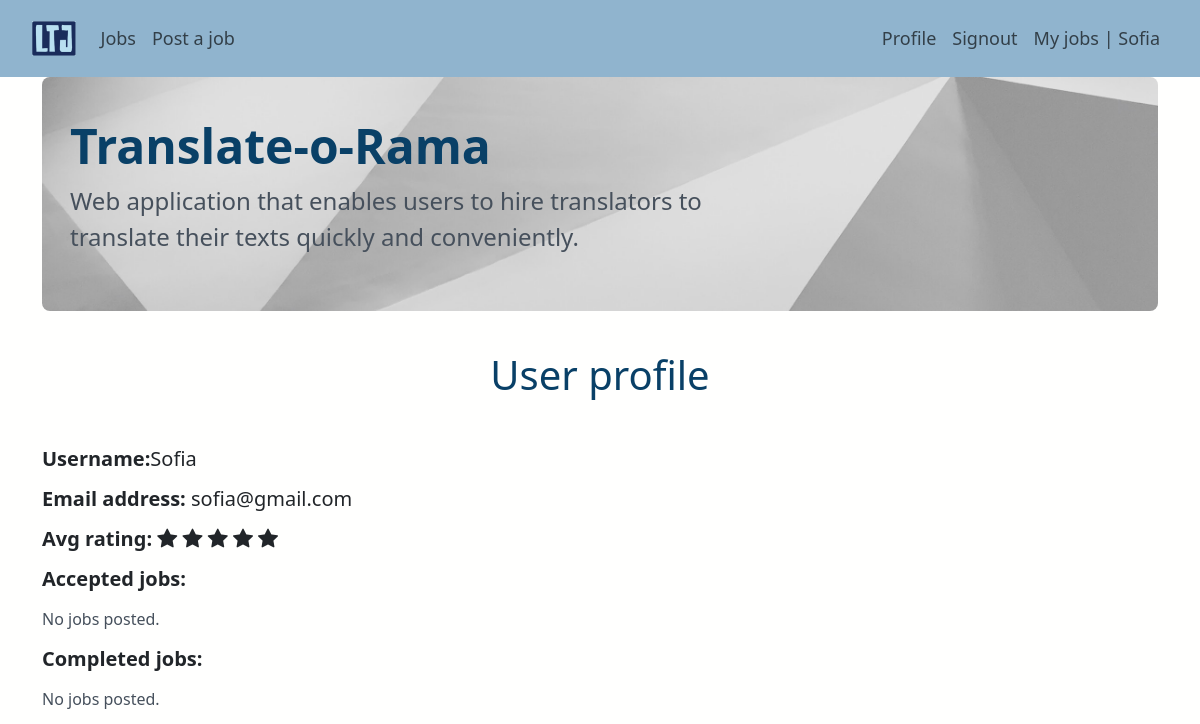
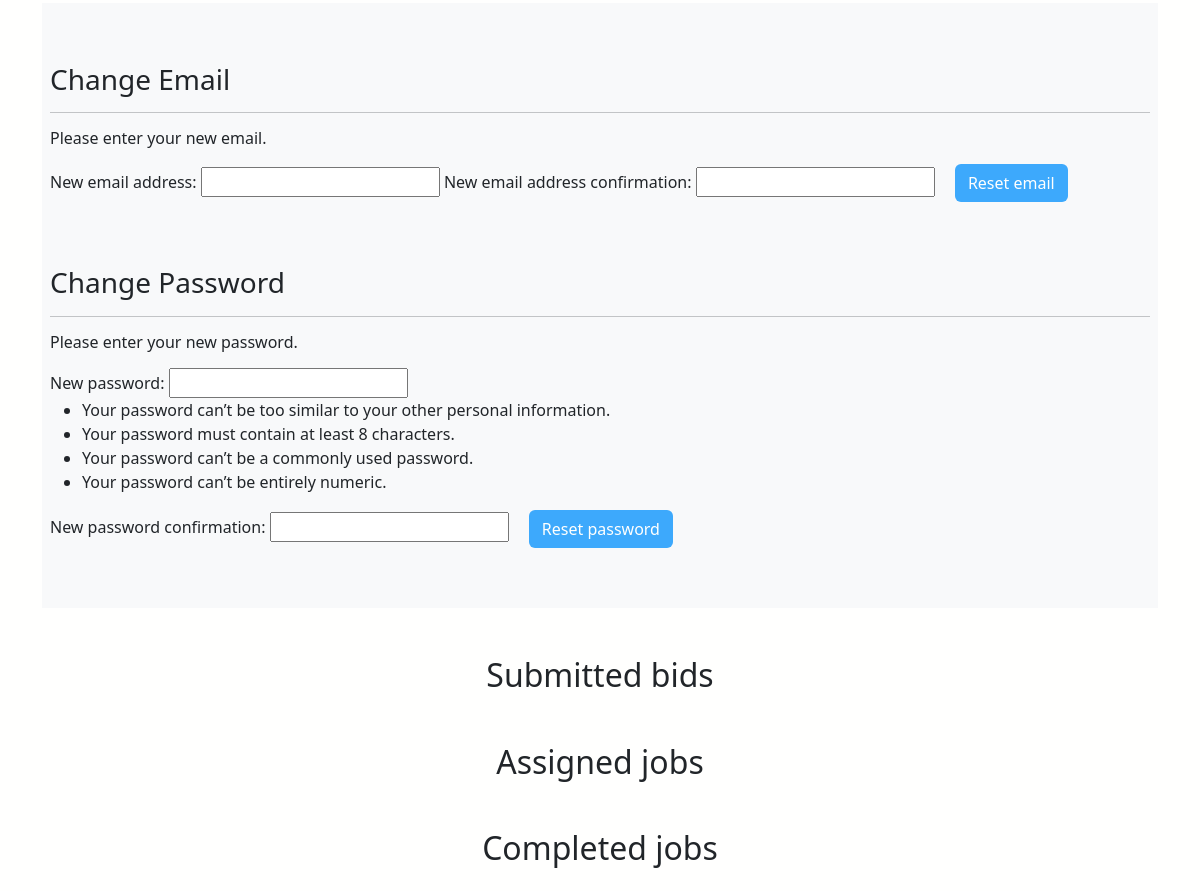
The page /profile/2 (signed in) on the database as committed earlier (2 pictures, top to bottom).
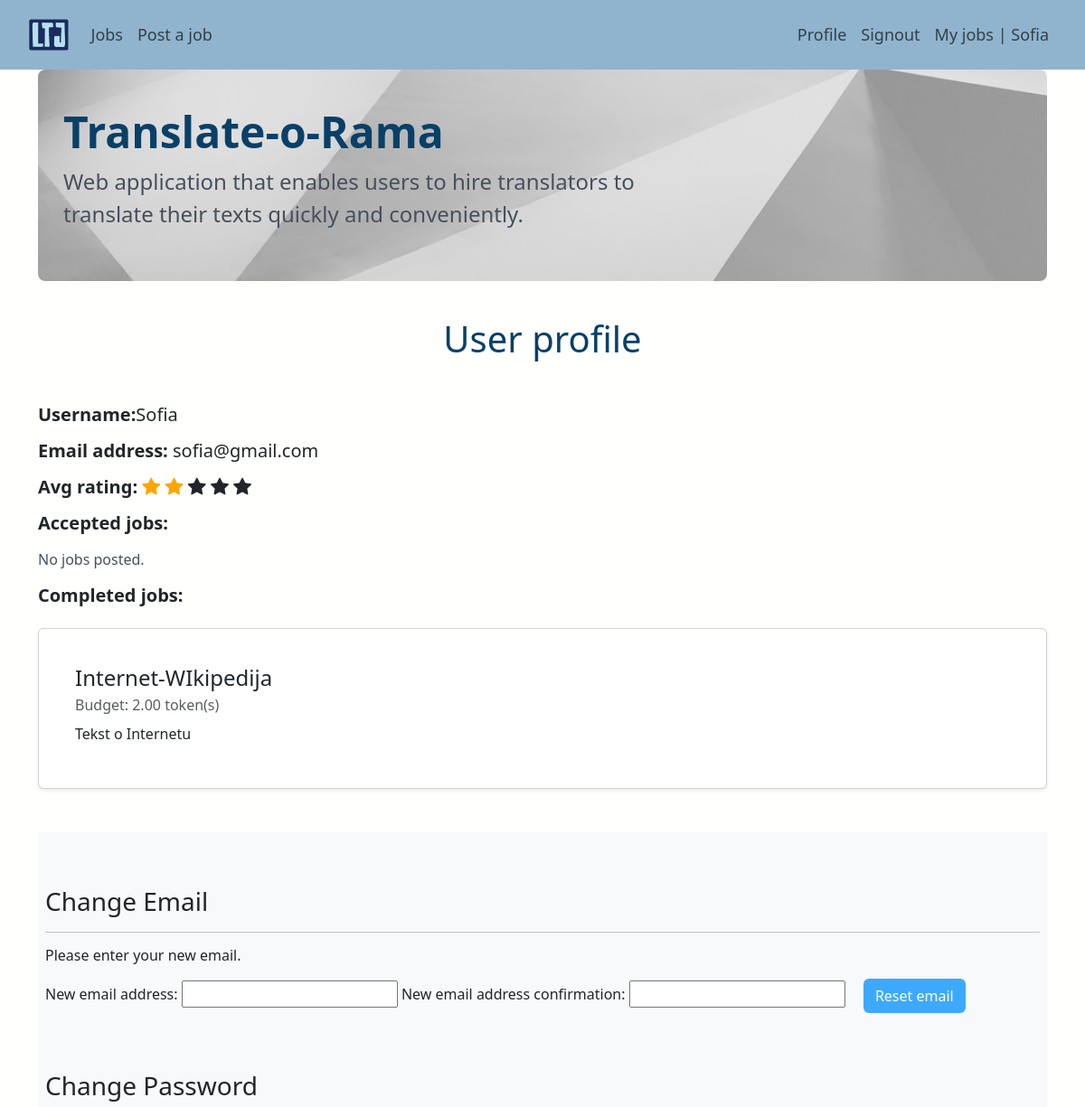
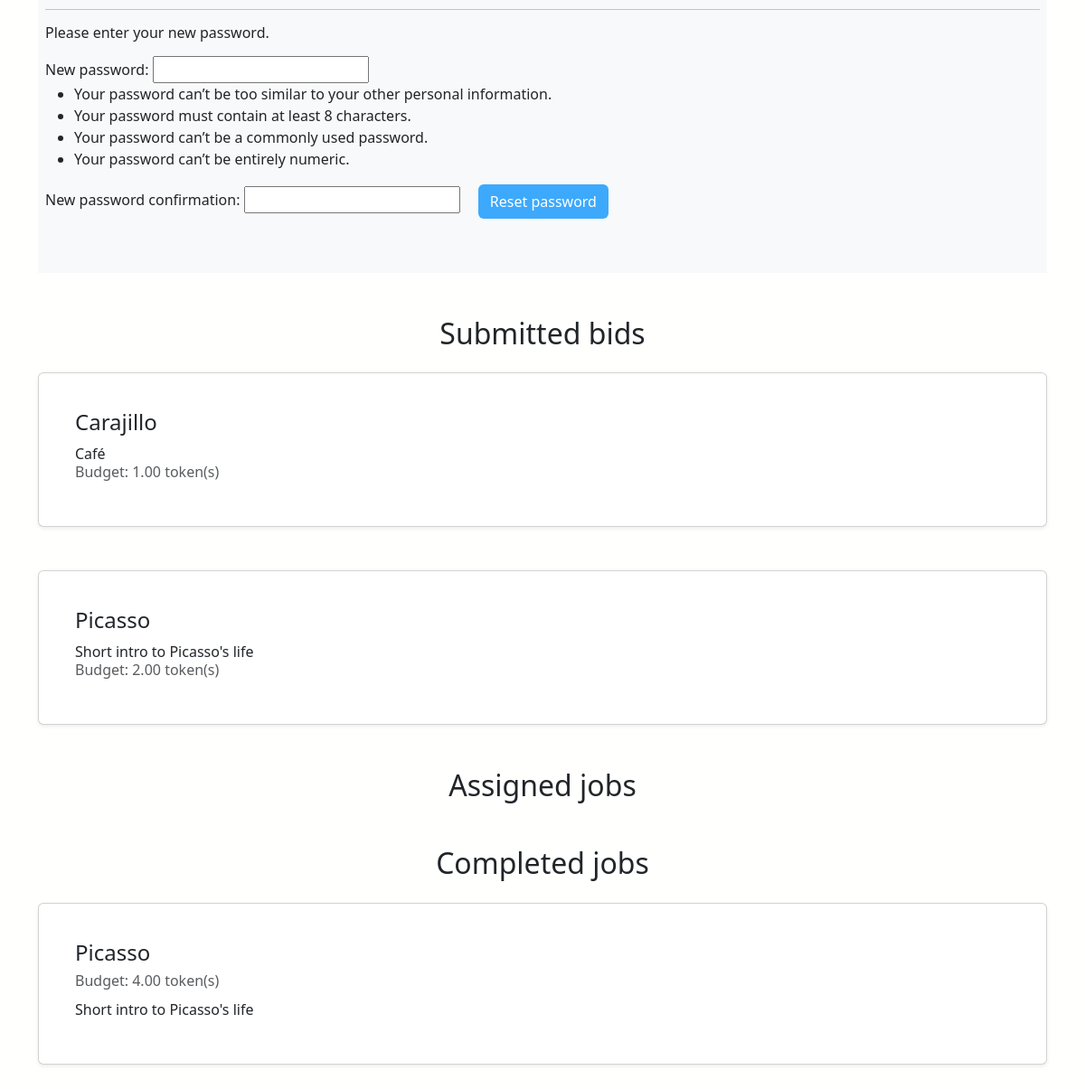
The same page on the database as committed later (2 pictures, top to bottom).
### app/models.py (models this page shows, shortened)
class Job(models.Model):
    user = models.ForeignKey(User, on_delete=models.CASCADE, related_name="user")
    title = models.TextField(blank=False, unique=True)
    description = models.TextField(blank=False)
    source_language = models.TextField(blank=False)
    target_language = models.TextField(blank=False)
    job_field = models.CharField(
        max_length=15,
        choices=JobField.JOB_CHOICES,
        default=JobField.LITERATURE,
    )
    budget = models.DecimalField(max_digits=10, decimal_places=2, default=0.0)
    text = models.TextField(blank=False)
    assigned_to = models.ForeignKey(
        "JobBid",
        on_delete=models.CASCADE,
        blank=True,
        null=True,
        related_name="assigned_to",
    )
    is_assigned = models.BooleanField(default=False)
    is_completed = models.BooleanField(default=False)
    translator = models.ForeignKey(
        User,
        on_delete=models.SET_NULL,
        blank=True,
        null=True,
        related_name="set_as_translator_of_job",
    )
    translation = models.TextField(blank=True, null=True)
    dispute = models.ForeignKey(
        Dispute,
        on_delete=models.SET_NULL,
        blank=True,
        null=True,
        related_name="dispute_for_completed_job",
    )

class JobBid(models.Model):
    bid_user = models.ForeignKey(User, on_delete=models.CASCADE, related_name="bider")
    job = models.ForeignKey(Job, on_delete=models.CASCADE)
    bid = models.DecimalField(max_digits=10, decimal_places=2, default=0.0)

### app/views.py (the view)
# urls.py: path("profile/<int:user_id>", views.profile, name="profile"),
@login_required()
def profile(request, user_id):
    user = request.user
    user_from_job = User.objects.get(pk=user_id)
    email_form = EmailChangeForm(user)
    password_form = SetPasswordForm(user)
    accepted_jobs = Job.objects.filter(
        Q(user=user_from_job), Q(is_assigned=True), Q(is_completed=False)
    )  # jobs that are from user
    completed_jobs = Job.objects.filter(Q(user=user_from_job), Q(is_completed=True))
    translators_bid = JobBid.objects.filter(Q(bid_user=user_from_job))
    translator_assigned_jobs = Job.objects.filter(
        Q(translator=user_from_job), Q(is_assigned=True), Q(is_completed=False)
    )  # jobs that are NOT from user
    translator_completed_jobs = Job.objects.filter(
        Q(translator=user_from_job), Q(is_completed=True)
    )
    rating = user_from_job.userprofile.average_rating()
    context = {
        "user": user,
        "user_from_jobs": user_from_job,
        "email_form": email_form,
        "password_form": password_form,
        "accepted_jobs": accepted_jobs,
        "completed_jobs": completed_jobs,
        "translator_bids": translators_bid,
        "translator_assigned_jobs": translator_assigned_jobs,
        "translator_completed_jobs": translator_completed_jobs,
        "rating": rating,
    }
    return render(request, "app/profile.html", context)

### app/forms.py (shortened to what this page needs)
class EmailChangeForm(forms.Form):
    error_messages = {
        "email_mismatch": ("The two email addresses fields didn't match."),
        "not_changed": ("The email address is the same as the one already defined."),
    }
    new_email1 = forms.EmailField(
        label=("New email address"),
        widget=forms.EmailInput,
    )
    new_email2 = forms.EmailField(
        label=("New email address confirmation"),
        widget=forms.EmailInput,
    )
    def __init__(self, user, *args, **kwargs):
        self.user = user
        super(EmailChangeForm, self).__init__(*args, **kwargs)

class SetPasswordForm(SetPasswordForm):
    class Meta:
        model = get_user_model()
        fields = ["new_password1", "new_password2"]

### app/models.py (called while the page is built)
    def average_rating(self) -> float:
        return (
            Rating.objects.filter(translator=self.user).aggregate(Avg("rating"))[
                "rating__avg"
            ]
            or 0
        )

### app/templates/app/profile.html (shortened to what this page needs)
{% extends 'app/base.html' %}
{% block content %}
    <h1 class="text-center mb-5 mt-3">User profile</h1>
    <h5 class="mb-3"><b>Username:</b>{{ user_from_jobs.username }}</h5>
    <h5 class="mb-3"><b>Email address:</b> {{ user_from_jobs.email }}</h5>
    {% if user_from_jobs.userprofile.is_translator %}
        <h5 class="mb-3"><b>Avg rating:</b>
            <span class="bi bi-star-fill {% if rating > 0 %} checked {% endif %}"></span>
            <span class="bi bi-star-fill {% if rating > 1 %} checked {% endif %}"></span>
            <span class="bi bi-star-fill {% if rating > 2 %} checked {% endif %}"></span>
            <span class="bi bi-star-fill {% if rating > 3 %} checked {% endif %}" ></span>
            <span class="bi bi-star-fill {% if rating > 4 %} checked {% endif %}"></span>
        </h5>
    {% endif %}
    <h5 class="mb-3"><b>Accepted jobs:</b></h5>
    {% for accepted_job in accepted_jobs %}
        {% include 'includes/job_card.html' with job=accepted_job %}
        {% empty %}
        <p >
          No jobs posted.
        </p>
    {% endfor %}
    <h5 class="mb-3"><b>Completed jobs:</b></h5>
    {% for completed_job in completed_jobs %}
        {% include 'includes/job_card.html' with job=completed_job %}
        {% empty %}
        <p >
          No jobs posted.
        </p>
    {% endfor %}
    {% if user.id == user_from_jobs.id %}
    <div class="bg-light py-1 my-3">
        <div class="form-group">
            {% block email_new %}
                {% include 'app/email_change.html' with form=email_form %}
            {% endblock%}
        </div>
        <div class="form-group">
            {% block password_new %}
                {% include 'app/password_change.html' with form=password_form %}
            {% endblock%}
        </div>
    </div>
    {% endif %}
    {% if user.userprofile.is_translator %}
        {% if user_from_jobs == user %}
            <h2 class="text-center mt-5 mb-4">Submitted bids</h2>
            {% for bid in translator_bids %}
                {% include 'includes/bid_form.html' with job_bid=bid %}
            {% endfor %}
            <h2 class="text-center mt-5 mb-4">Assigned jobs</h2>
            <h2 class="text-center mt-5 mb-4">Completed jobs</h2>
            {% for c_job in translator_completed_jobs %}
                {% include 'includes/job_card.html' with job=c_job %}
            {% endfor %}
        {% endif %}
    {% endif %}
{% endblock %}

### app/templates/app/base.html (shortened to what this page needs)
<!DOCTYPE html>
{% load static %}
<html>
  <head>
    <link href="https://cdn.jsdelivr.net/npm/bootstrap@5.3.0-alpha1/dist/css/bootstrap.min.css" rel="stylesheet">
    <link rel="stylesheet" href="https://cdn.jsdelivr.net/npm/bootstrap-icons@1.10.3/font/bootstrap-icons.css">
    <link rel="stylesheet" href="{% static 'app/css/base.css' %}">
  </head>
  <body>
    <nav class="navbar navbar-expand-lg">
        <div class="container-fluid  p-2 ms-4 me-4">
            <a class="navbar-brand" href="{% url 'home_path' %}"><img class="logo" src="../../static/app/images/p-logo.webp"></a>
            <div class="collapse navbar-collapse" id="navbarText">
              {% if user.is_authenticated %}
                <ul class="navbar-nav me-auto mb-2 mb-lg-0">
                  <li class="nav-item">
                      <a class="nav-link" aria-current="page" href="{% url 'app:jobs' %}">Jobs</a>
                  </li>
                    <li class="nav-item">
                    <a class="nav-link" href="{% url 'app:post_job' %}">Post a job</a>
                    </li>
                </ul>
                <ul class="navbar-nav ms-auto mb-2 mb-lg-0">
                    <li class="nav-item">
                      <a class="nav-link" href="{% url 'app:profile' user.id %}">Profile</a>
                    </li>
                    <li class="nav-item">
                      <a class="nav-link" href="{% url 'logout' %}"> Signout</a>
                    </li>
                    <li class="nav-item">
                      <a class="nav-link" href="{% url 'app:dashboard' %}"> My jobs | {{user.username}}</a>
                    </li>
              {% endif %}
            </ul>
          </div>
        </div>
    </nav>
    <div class="content container">
      <div class="row">
        <div class="col-md-12">
            <div class="p-3 mb-4 rounded-3  jumbotron-container">
                <div class="container-fluid py-4">
                    <h1 class="display-5 fw-bold">Translate-o-Rama</h1>
                    <p class="col-md-8 fs-4">Web application that enables users to hire translators to translate their texts quickly and conveniently.</p>
                </div>
            </div>
        </div>
      </div>
      <div class="row">
        <div class="col-md-12">
          {% block content %}
          {% endblock %}
        </div>
      </div>
    </div>
  </body>
</html>

### app/templates/includes/job_card.html
<div class="card my-4 shadow-sm p-3 mb-5  rounded">
  <div class="card-body m-2">
    <div class="row">
      <h4 class="card-title">{{ job.title }}</h4>
    </div>
    <div class="card-subtitle mb-2 text-muted">Budget: {{ job.budget }} token(s)</div>
    <div class="card-text mb-2">{{ job.description }}</div>
  </div>
</div>

### app/templates/app/email_change.html (shortened to what this page needs)
{% load widget_tweaks %}
    <div class="content-section mt-5 mb-5 p-2">
        <h3>Change Email</h3><hr>
        <p class="h6 mb-3">Please enter your new email.</p>
        <form action="{% url 'app:new_email' user.id %}" method="POST">
            {{ email_form }}
            <button class="btn custom-btn ms-3" type="submit">Reset email</button>
        </form>
    </div>

### app/templates/app/password_change.html (shortened to what this page needs)
{% load widget_tweaks %}
    <div class="content-section mt-5 mb-5 p-2 ">
        <h3>Change Password</h3><hr>
        <p class="h6 mb-3">Please enter your new password.</p>
        <form action="{% url 'app:new_password' user.id %}" method="POST">
            {{ password_form }}
            <button class="btn custom-btn ms-3" type="submit">Reset password</button>
        </form>
    </div>

### app/templates/includes/bid_form.html
<div class="card my-4 shadow-sm p-3 mb-5">
    <div class="card-body m-2">
      <h4 class="card-title">{{ job_bid.job.title }}</h4>
      <div class="card-text">{{ job_bid.job.description }}</div>
      <div class="card-subtitle mb-2 text-muted">Budget: {{ job_bid.bid }} token(s)</div>
    </div>
  </div>

### app/static/app/css/base.css (style rules this page uses)
body { background-color: #fffffe; }
h1 { color: #094067; }
p { color: #46505C; }
nav { background-color: #90b4ce; color: #2A3139; }
.nav-link { font-size: 18px !important; }
.jumbotron-container { background-image: url("../images/background2.jpg"); background-size: cover; }
.custom-btn { background-color: #3da9fc; color: #fffffe; }
.logo { max-height: 35px; }

### app/templates/app/profile.html (style rules this page uses)
.checked { color: orange; }

Rows that differ between the two databases and show on the page:
now on this page (row edited): Job: title "Internet-WIkipedija", budget "2.00", description "Tekst o Internetu", shown under "Completed jobs:"
added JobBid: job "Carajillo", job.description "Café", bid "1.00"
added JobBid: job "Picasso", job.description "Short intro to Picasso's life", bid "2.00"
now on this page (row edited): Job: title "Picasso", budget "4.00", description "Short intro to Picasso's life", shown under "Completed jobs"
Other text that changed with them:
text no longer shown: "No jobs posted."
